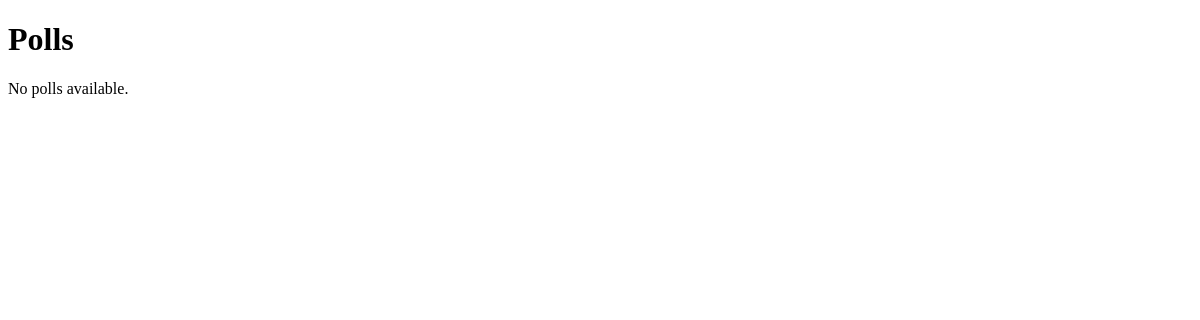
The app's page /polls/page/, older data.
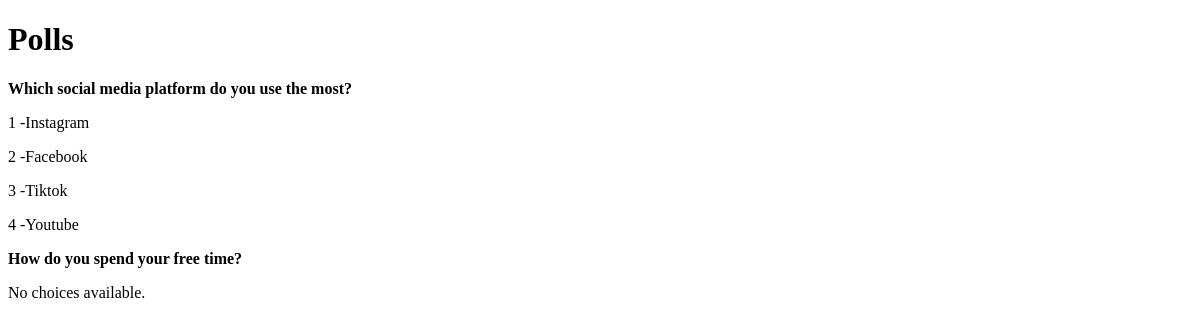
The same page, newer data.
### polls/models.py (models this page shows, shortened)
class Poll(models.Model):
    question = models.CharField(max_length=220)
    created_by= models.ForeignKey(User, on_delete=models.CASCADE)
    creted_at = models.DateTimeField( auto_now_add=True)

class Choice(models.Model):
    poll = models.ForeignKey(Poll, on_delete=models.CASCADE,  related_name='choices')
    text = models.TextField(max_length=220)
    vote = models.IntegerField(default=0)

### polls/views.py (the view)
# urls.py: path('page/',views.poll_list_template),
def poll_list_template(request):
    poll = Poll.objects.all()
    page_number = request.GET.get('page')
    paginator =Paginator(poll, 5)
    page = paginator.get_page(page_number)
    return render(request , 'polls/poll_list_template.html', {'page' : page})

### polls/templates/polls/poll_list_template.html (shortened to what this page needs)
<!DOCTYPE html>
<html>
<head><title>Poll List</title></head>
<body>
    <h1>Polls</h1>
    {% for poll in page %}
        <p><strong>{{ poll.question }}</strong></p>
        {% for choice in poll.choices.all %}
            <p>{{choice.id}} -{{ choice.text }}</p>
        {% empty %}
            <p>No choices available.</p>
        {% endfor %}
    {% empty %}
        <p>No polls available.</p>
    {% endfor %}
</body>
</html>

Row changes from the older to the newer data that the page shows:
added Poll: question "Which social media platform do you use the most?"
added Choice: id "1", text "Instagram"
added Choice: id "2", text "Facebook"
added Choice: id "3", text "Tiktok"
added Choice: id "4", text "Youtube"
added Poll: question "How do you spend your free time?"
Text that changed along with them:
text no longer shown: "No polls available."
